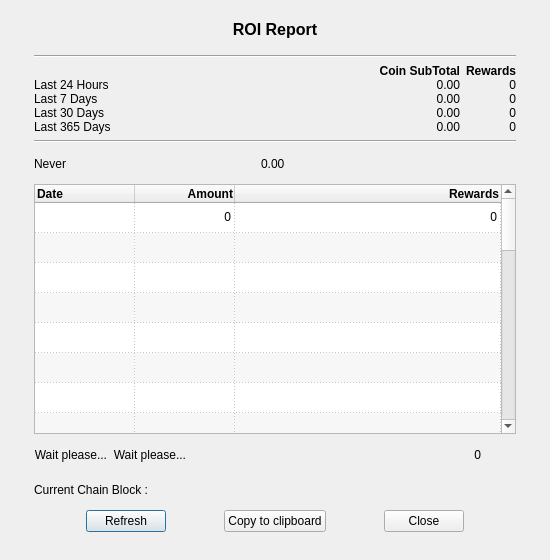
<?xml version="1.0" encoding="UTF-8"?>
<ui version="4.0">
 <class>roiReportDialog</class>
 <widget class="QDialog" name="roiReportDialog">
  <property name="geometry">
   <rect>
    <x>0</x>
    <y>0</y>
    <width>550</width>
    <height>560</height>
   </rect>
  </property>
  <property name="minimumSize">
   <size>
    <width>550</width>
    <height>560</height>
   </size>
  </property>
  <property name="maximumSize">
   <size>
    <width>550</width>
    <height>582</height>
   </size>
  </property>
  <property name="windowTitle">
   <string>ROI Report</string>
  </property>
  <property name="modal">
   <bool>false</bool>
  </property>
  <layout class="QGridLayout" name="gridLayout_2">
   <item row="1" column="0">
    <spacer name="verticalSpacer">
     <property name="orientation">
      <enum>Qt::Vertical</enum>
     </property>
     <property name="sizeHint" stdset="0">
      <size>
       <width>20</width>
       <height>40</height>
      </size>
     </property>
    </spacer>
   </item>
   <item row="0" column="0">
    <widget class="QFrame" name="frame">
     <property name="minimumSize">
      <size>
       <width>500</width>
       <height>530</height>
      </size>
     </property>
     <property name="maximumSize">
      <size>
       <width>460</width>
       <height>99999</height>
      </size>
     </property>
     <property name="styleSheet">
      <string notr="true"/>
     </property>
     <property name="frameShape">
      <enum>QFrame::NoFrame</enum>
     </property>
     <property name="frameShadow">
      <enum>QFrame::Raised</enum>
     </property>
     <layout class="QGridLayout" name="gridLayout_3">
      <item row="6" column="0">
       <layout class="QGridLayout" name="gridLayout2" columnstretch="0,0,3">
        <property name="rightMargin">
         <number>35</number>
        </property>
        <item row="0" column="0">
         <widget class="QLabel" name="TimeTook">
          <property name="font">
           <font>
            <pointsize>9</pointsize>
            <weight>50</weight>
            <bold>false</bold>
           </font>
          </property>
          <property name="toolTip">
           <string>Time took to retrieve the data</string>
          </property>
          <property name="text">
           <string>Wait please...</string>
          </property>
          <property name="alignment">
           <set>Qt::AlignLeading|Qt::AlignLeft|Qt::AlignRight|Qt::AlignTrailing|Qt::AlignVCenter</set>
          </property>
          <property name="margin">
           <number>4</number>
          </property>
         </widget>
        </item>
        <item row="0" column="1">
         <widget class="QLabel" name="TimeTook_2">
          <property name="font">
           <font>
            <pointsize>9</pointsize>
            <weight>50</weight>
            <bold>false</bold>
           </font>
          </property>
          <property name="toolTip">
           <string>Time took to refresh dialog</string>
          </property>
          <property name="text">
           <string>Wait please...</string>
          </property>
          <property name="alignment">
           <set>Qt::AlignLeading|Qt::AlignLeft|Qt::AlignRight|Qt::AlignTrailing|Qt::AlignVCenter</set>
          </property>
          <property name="margin">
           <number>4</number>
          </property>
         </widget>
        </item>
        <item row="0" column="2">
         <widget class="QLabel" name="Stake_Counted">
          <property name="font">
           <font>
            <pointsize>9</pointsize>
            <weight>50</weight>
            <bold>false</bold>
           </font>
          </property>
          <property name="toolTip">
           <string>Total Rewards Analyzed</string>
          </property>
          <property name="text">
           <string>0</string>
          </property>
          <property name="alignment">
           <set>Qt::AlignLeading|Qt::AlignLeft|Qt::AlignRight|Qt::AlignTrailing|Qt::AlignVCenter</set>
          </property>
          <property name="margin">
           <number>4</number>
          </property>
         </widget>
        </item>
       </layout>
      </item>
      <item row="7" column="0">
       <widget class="QLabel" name="L_CurrentBlock">
        <property name="font">
         <font>
          <pointsize>9</pointsize>
          <weight>50</weight>
          <bold>false</bold>
         </font>
        </property>
        <property name="toolTip">
         <string>Data of the current block.</string>
        </property>
        <property name="text">
         <string>Current Chain Block :</string>
        </property>
        <property name="alignment">
         <set>Qt::AlignLeading|Qt::AlignLeft|Qt::AlignVCenter</set>
        </property>
        <property name="margin">
         <number>2</number>
        </property>
       </widget>
      </item>
      <item row="3" column="0">
       <widget class="Line" name="line_2">
        <property name="orientation">
         <enum>Qt::Horizontal</enum>
        </property>
       </widget>
      </item>
      <item row="1" column="0">
       <widget class="Line" name="line">
        <property name="orientation">
         <enum>Qt::Horizontal</enum>
        </property>
       </widget>
      </item>
      <item row="8" column="0">
       <layout class="QHBoxLayout" name="horizontalLayout" stretch="1,2,1">
        <property name="sizeConstraint">
         <enum>QLayout::SetDefaultConstraint</enum>
        </property>
        <item>
         <widget class="QPushButton" name="button_Refresh">
          <property name="sizePolicy">
           <sizepolicy hsizetype="Maximum" vsizetype="Fixed">
            <horstretch>0</horstretch>
            <verstretch>0</verstretch>
           </sizepolicy>
          </property>
          <property name="toolTip">
           <string>Refresh the data</string>
          </property>
          <property name="text">
           <string>Refresh</string>
          </property>
         </widget>
        </item>
        <item>
         <widget class="QPushButton" name="CopytoClipboard">
          <property name="sizePolicy">
           <sizepolicy hsizetype="Fixed" vsizetype="Fixed">
            <horstretch>0</horstretch>
            <verstretch>0</verstretch>
           </sizepolicy>
          </property>
          <property name="minimumSize">
           <size>
            <width>100</width>
            <height>0</height>
           </size>
          </property>
          <property name="toolTip">
           <string>Copy Report to ClipBoard</string>
          </property>
          <property name="text">
           <string>Copy to clipboard</string>
          </property>
         </widget>
        </item>
        <item>
         <widget class="QDialogButtonBox" name="buttonBox">
          <property name="sizePolicy">
           <sizepolicy hsizetype="Maximum" vsizetype="Fixed">
            <horstretch>0</horstretch>
            <verstretch>0</verstretch>
           </sizepolicy>
          </property>
          <property name="toolTip">
           <string>Close the dialog</string>
          </property>
          <property name="orientation">
           <enum>Qt::Horizontal</enum>
          </property>
          <property name="standardButtons">
           <set>QDialogButtonBox::Close</set>
          </property>
          <property name="centerButtons">
           <bool>true</bool>
          </property>
         </widget>
        </item>
       </layout>
      </item>
      <item row="4" column="0">
       <layout class="QHBoxLayout" name="horizontalLayout2" stretch="0,0">
        <property name="sizeConstraint">
         <enum>QLayout::SetDefaultConstraint</enum>
        </property>
        <property name="rightMargin">
         <number>35</number>
        </property>
        <item>
         <widget class="QLabel" name="L_LastStakeTime">
          <property name="sizePolicy">
           <sizepolicy hsizetype="Preferred" vsizetype="Preferred">
            <horstretch>0</horstretch>
            <verstretch>0</verstretch>
           </sizepolicy>
          </property>
          <property name="font">
           <font>
            <pointsize>9</pointsize>
            <weight>50</weight>
            <bold>false</bold>
           </font>
          </property>
          <property name="toolTip">
           <string>Date of the last mature Reward</string>
          </property>
          <property name="styleSheet">
           <string notr="true">background:transparent;</string>
          </property>
          <property name="text">
           <string>Never</string>
          </property>
          <property name="alignment">
           <set>Qt::AlignLeading|Qt::AlignLeft|Qt::AlignVCenter</set>
          </property>
          <property name="margin">
           <number>2</number>
          </property>
         </widget>
        </item>
        <item>
         <widget class="QLabel" name="Amount_Last">
          <property name="sizePolicy">
           <sizepolicy hsizetype="Preferred" vsizetype="Preferred">
            <horstretch>0</horstretch>
            <verstretch>0</verstretch>
           </sizepolicy>
          </property>
          <property name="font">
           <font>
            <pointsize>9</pointsize>
            <weight>50</weight>
            <bold>false</bold>
            <kerning>false</kerning>
           </font>
          </property>
          <property name="toolTip">
           <string>Coin Earned in last mature Reward</string>
          </property>
          <property name="styleSheet">
           <string notr="true">background:transparent;</string>
          </property>
          <property name="text">
           <string>0.00</string>
          </property>
          <property name="alignment">
           <set>Qt::AlignLeading|Qt::AlignLeft|Qt::AlignVCenter</set>
          </property>
          <property name="margin">
           <number>2</number>
          </property>
         </widget>
        </item>
       </layout>
      </item>
      <item row="5" column="0">
       <widget class="QTableWidget" name="roiReportTable">
        <property name="sizePolicy">
         <sizepolicy hsizetype="Expanding" vsizetype="Expanding">
          <horstretch>1</horstretch>
          <verstretch>0</verstretch>
         </sizepolicy>
        </property>
        <property name="maximumSize">
         <size>
          <width>16777215</width>
          <height>250</height>
         </size>
        </property>
        <property name="font">
         <font>
          <weight>50</weight>
          <bold>false</bold>
         </font>
        </property>
        <property name="autoScrollMargin">
         <number>26</number>
        </property>
        <property name="alternatingRowColors">
         <bool>true</bool>
        </property>
        <property name="showGrid">
         <bool>true</bool>
        </property>
        <property name="gridStyle">
         <enum>Qt::DotLine</enum>
        </property>
        <property name="sortingEnabled">
         <bool>true</bool>
        </property>
        <property name="rowCount">
         <number>30</number>
        </property>
        <property name="columnCount">
         <number>3</number>
        </property>
        <attribute name="horizontalHeaderVisible">
         <bool>true</bool>
        </attribute>
        <attribute name="horizontalHeaderHighlightSections">
         <bool>true</bool>
        </attribute>
        <attribute name="horizontalHeaderShowSortIndicator" stdset="0">
         <bool>true</bool>
        </attribute>
        <attribute name="horizontalHeaderStretchLastSection">
         <bool>true</bool>
        </attribute>
        <attribute name="verticalHeaderVisible">
         <bool>false</bool>
        </attribute>
        <row/>
        <row/>
        <row/>
        <row/>
        <row/>
        <row/>
        <row/>
        <row/>
        <row/>
        <row/>
        <row/>
        <row/>
        <row/>
        <row/>
        <row/>
        <row/>
        <row/>
        <row/>
        <row/>
        <row/>
        <row/>
        <row/>
        <row/>
        <row/>
        <row/>
        <row/>
        <row/>
        <row/>
        <row/>
        <row/>
        <column>
         <property name="text">
          <string>Date</string>
         </property>
         <property name="font">
          <font>
           <pointsize>9</pointsize>
           <weight>75</weight>
           <bold>true</bold>
          </font>
         </property>
         <property name="textAlignment">
          <set>AlignLeading|AlignVCenter</set>
         </property>
        </column>
        <column>
         <property name="text">
          <string>Amount</string>
         </property>
         <property name="font">
          <font>
           <pointsize>9</pointsize>
           <weight>75</weight>
           <bold>true</bold>
          </font>
         </property>
         <property name="textAlignment">
          <set>AlignTrailing|AlignVCenter</set>
         </property>
        </column>
        <column>
         <property name="text">
          <string>Rewards</string>
         </property>
         <property name="font">
          <font>
           <pointsize>9</pointsize>
           <weight>75</weight>
           <bold>true</bold>
          </font>
         </property>
         <property name="textAlignment">
          <set>AlignTrailing|AlignVCenter</set>
         </property>
        </column>
        <item row="0" column="0">
         <property name="text">
          <string/>
         </property>
         <property name="font">
          <font>
           <pointsize>9</pointsize>
          </font>
         </property>
         <property name="flags">
          <set>ItemIsSelectable|ItemIsUserCheckable|ItemIsEnabled</set>
         </property>
        </item>
        <item row="0" column="1">
         <property name="text">
          <string notr="true">0</string>
         </property>
         <property name="whatsThis">
          <string/>
         </property>
         <property name="font">
          <font>
           <pointsize>9</pointsize>
          </font>
         </property>
         <property name="textAlignment">
          <set>AlignTrailing|AlignVCenter</set>
         </property>
         <property name="flags">
          <set>ItemIsSelectable|ItemIsUserCheckable|ItemIsEnabled</set>
         </property>
        </item>
        <item row="0" column="2">
         <property name="text">
          <string notr="true">0</string>
         </property>
         <property name="font">
          <font>
           <pointsize>9</pointsize>
          </font>
         </property>
         <property name="textAlignment">
          <set>AlignTrailing|AlignVCenter</set>
         </property>
         <property name="flags">
          <set>ItemIsSelectable|ItemIsUserCheckable|ItemIsEnabled</set>
         </property>
        </item>
       </widget>
      </item>
      <item row="2" column="0">
       <layout class="QGridLayout" name="gridLayout" columnstretch="3,0,0">
        <property name="verticalSpacing">
         <number>0</number>
        </property>
        <item row="0" column="2">
         <widget class="QLabel" name="label_3">
          <property name="font">
           <font>
            <pointsize>9</pointsize>
            <weight>75</weight>
            <bold>true</bold>
           </font>
          </property>
          <property name="toolTip">
           <string>Blocks Rewarded</string>
          </property>
          <property name="text">
           <string>Rewards</string>
          </property>
          <property name="alignment">
           <set>Qt::AlignRight|Qt::AlignTrailing|Qt::AlignVCenter</set>
          </property>
          <property name="margin">
           <number>4</number>
          </property>
         </widget>
        </item>
        <item row="1" column="0">
         <widget class="QLabel" name="L1_24h">
          <property name="font">
           <font>
            <pointsize>9</pointsize>
            <weight>50</weight>
            <bold>false</bold>
           </font>
          </property>
          <property name="toolTip">
           <string/>
          </property>
          <property name="text">
           <string>Last 24 Hours</string>
          </property>
          <property name="margin">
           <number>4</number>
          </property>
         </widget>
        </item>
        <item row="4" column="2">
         <widget class="QLabel" name="Stake_365D">
          <property name="font">
           <font>
            <pointsize>9</pointsize>
            <weight>50</weight>
            <bold>false</bold>
            <kerning>false</kerning>
           </font>
          </property>
          <property name="toolTip">
           <string>Rewards Made in last 365 Days</string>
          </property>
          <property name="text">
           <string>0</string>
          </property>
          <property name="alignment">
           <set>Qt::AlignRight|Qt::AlignTrailing|Qt::AlignVCenter</set>
          </property>
          <property name="margin">
           <number>4</number>
          </property>
         </widget>
        </item>
        <item row="2" column="2">
         <widget class="QLabel" name="Stake_7D">
          <property name="font">
           <font>
            <pointsize>9</pointsize>
            <weight>50</weight>
            <bold>false</bold>
            <kerning>false</kerning>
           </font>
          </property>
          <property name="toolTip">
           <string>Rewards Made in last 7 Days</string>
          </property>
          <property name="text">
           <string>0</string>
          </property>
          <property name="alignment">
           <set>Qt::AlignRight|Qt::AlignTrailing|Qt::AlignVCenter</set>
          </property>
          <property name="margin">
           <number>4</number>
          </property>
         </widget>
        </item>
        <item row="3" column="0">
         <widget class="QLabel" name="L3_30D">
          <property name="font">
           <font>
            <pointsize>9</pointsize>
            <weight>50</weight>
            <bold>false</bold>
           </font>
          </property>
          <property name="toolTip">
           <string/>
          </property>
          <property name="text">
           <string>Last 30 Days</string>
          </property>
          <property name="margin">
           <number>4</number>
          </property>
         </widget>
        </item>
        <item row="3" column="1">
         <widget class="QLabel" name="Amount_30D">
          <property name="font">
           <font>
            <pointsize>9</pointsize>
            <weight>50</weight>
            <bold>false</bold>
            <kerning>false</kerning>
           </font>
          </property>
          <property name="toolTip">
           <string>Coin Earned in last 30 Days</string>
          </property>
          <property name="text">
           <string>0.00</string>
          </property>
          <property name="alignment">
           <set>Qt::AlignRight|Qt::AlignTrailing|Qt::AlignVCenter</set>
          </property>
          <property name="margin">
           <number>4</number>
          </property>
         </widget>
        </item>
        <item row="3" column="2">
         <widget class="QLabel" name="Stake_30D">
          <property name="font">
           <font>
            <pointsize>9</pointsize>
            <weight>50</weight>
            <bold>false</bold>
            <kerning>false</kerning>
           </font>
          </property>
          <property name="toolTip">
           <string>Rewards Made in last 30 Days</string>
          </property>
          <property name="text">
           <string>0</string>
          </property>
          <property name="alignment">
           <set>Qt::AlignRight|Qt::AlignTrailing|Qt::AlignVCenter</set>
          </property>
          <property name="margin">
           <number>4</number>
          </property>
         </widget>
        </item>
        <item row="4" column="0">
         <widget class="QLabel" name="L3_30D_2">
          <property name="font">
           <font>
            <pointsize>9</pointsize>
            <weight>50</weight>
            <bold>false</bold>
           </font>
          </property>
          <property name="toolTip">
           <string/>
          </property>
          <property name="text">
           <string>Last 365 Days</string>
          </property>
          <property name="margin">
           <number>4</number>
          </property>
         </widget>
        </item>
        <item row="4" column="1">
         <widget class="QLabel" name="Amount_365D">
          <property name="font">
           <font>
            <pointsize>9</pointsize>
            <weight>50</weight>
            <bold>false</bold>
            <kerning>false</kerning>
           </font>
          </property>
          <property name="toolTip">
           <string>Coin Earned in last 365 Days</string>
          </property>
          <property name="text">
           <string>0.00</string>
          </property>
          <property name="alignment">
           <set>Qt::AlignRight|Qt::AlignTrailing|Qt::AlignVCenter</set>
          </property>
          <property name="margin">
           <number>4</number>
          </property>
         </widget>
        </item>
        <item row="0" column="1">
         <widget class="QLabel" name="L_Coin">
          <property name="font">
           <font>
            <pointsize>9</pointsize>
            <weight>75</weight>
            <bold>true</bold>
           </font>
          </property>
          <property name="text">
           <string>Coin SubTotal</string>
          </property>
          <property name="alignment">
           <set>Qt::AlignRight|Qt::AlignTrailing|Qt::AlignVCenter</set>
          </property>
          <property name="margin">
           <number>4</number>
          </property>
         </widget>
        </item>
        <item row="1" column="1">
         <widget class="QLabel" name="Amount_24H">
          <property name="font">
           <font>
            <pointsize>9</pointsize>
            <weight>50</weight>
            <bold>false</bold>
            <kerning>false</kerning>
           </font>
          </property>
          <property name="toolTip">
           <string>Coin Earned in last 24H</string>
          </property>
          <property name="text">
           <string>0.00</string>
          </property>
          <property name="alignment">
           <set>Qt::AlignRight|Qt::AlignTrailing|Qt::AlignVCenter</set>
          </property>
          <property name="margin">
           <number>4</number>
          </property>
         </widget>
        </item>
        <item row="1" column="2">
         <widget class="QLabel" name="Stake_24H">
          <property name="font">
           <font>
            <pointsize>9</pointsize>
            <weight>50</weight>
            <bold>false</bold>
            <kerning>false</kerning>
           </font>
          </property>
          <property name="toolTip">
           <string>Rewards Made in last 24H</string>
          </property>
          <property name="text">
           <string>0</string>
          </property>
          <property name="alignment">
           <set>Qt::AlignRight|Qt::AlignTrailing|Qt::AlignVCenter</set>
          </property>
          <property name="margin">
           <number>4</number>
          </property>
         </widget>
        </item>
        <item row="2" column="0">
         <widget class="QLabel" name="L2_7D">
          <property name="font">
           <font>
            <pointsize>9</pointsize>
            <weight>50</weight>
            <bold>false</bold>
           </font>
          </property>
          <property name="toolTip">
           <string/>
          </property>
          <property name="text">
           <string>Last 7 Days</string>
          </property>
          <property name="margin">
           <number>4</number>
          </property>
         </widget>
        </item>
        <item row="2" column="1">
         <widget class="QLabel" name="Amount_7D">
          <property name="font">
           <font>
            <pointsize>9</pointsize>
            <weight>50</weight>
            <bold>false</bold>
            <kerning>false</kerning>
           </font>
          </property>
          <property name="toolTip">
           <string>Coin Earned in last 7 Days</string>
          </property>
          <property name="text">
           <string>0.00</string>
          </property>
          <property name="alignment">
           <set>Qt::AlignRight|Qt::AlignTrailing|Qt::AlignVCenter</set>
          </property>
          <property name="margin">
           <number>4</number>
          </property>
         </widget>
        </item>
       </layout>
      </item>
      <item row="0" column="0">
       <widget class="QLabel" name="label">
        <property name="minimumSize">
         <size>
          <width>200</width>
          <height>0</height>
         </size>
        </property>
        <property name="font">
         <font>
          <pointsize>12</pointsize>
          <weight>75</weight>
          <bold>true</bold>
         </font>
        </property>
        <property name="toolTip">
         <string>Earnings made by Rewards over time</string>
        </property>
        <property name="styleSheet">
         <string notr="true">background:transparent;</string>
        </property>
        <property name="frameShape">
         <enum>QFrame::NoFrame</enum>
        </property>
        <property name="frameShadow">
         <enum>QFrame::Sunken</enum>
        </property>
        <property name="lineWidth">
         <number>2</number>
        </property>
        <property name="midLineWidth">
         <number>3</number>
        </property>
        <property name="text">
         <string>ROI Report</string>
        </property>
        <property name="alignment">
         <set>Qt::AlignHCenter|Qt::AlignTop</set>
        </property>
       </widget>
      </item>
     </layout>
    </widget>
   </item>
  </layout>
 </widget>
 <resources/>
 <connections>
  <connection>
   <sender>buttonBox</sender>
   <signal>clicked(QAbstractButton*)</signal>
   <receiver>roiReportDialog</receiver>
   <slot>close()</slot>
   <hints>
    <hint type="sourcelabel">
     <x>338</x>
     <y>524</y>
    </hint>
    <hint type="destinationlabel">
     <x>215</x>
     <y>276</y>
    </hint>
   </hints>
  </connection>
 </connections>
</ui>
